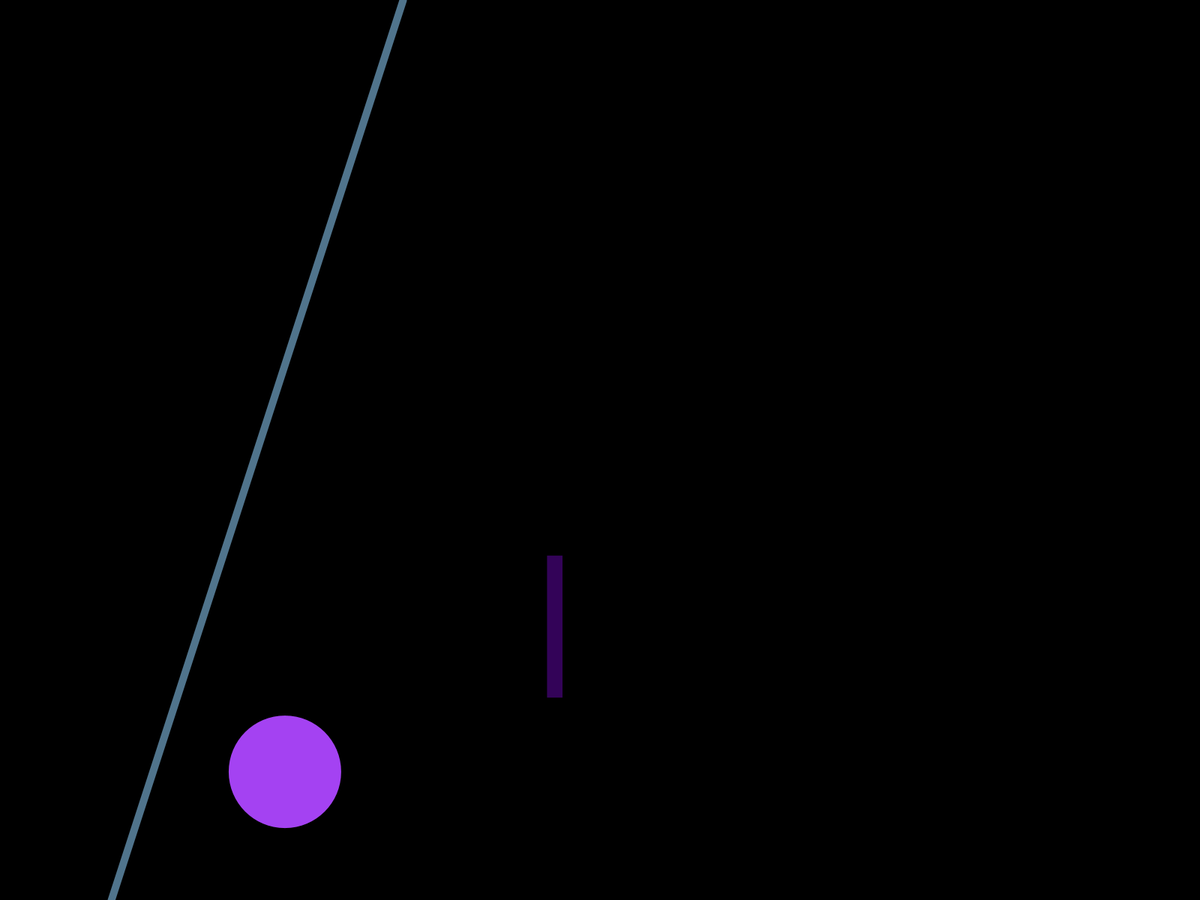
Frame 1 (no input)
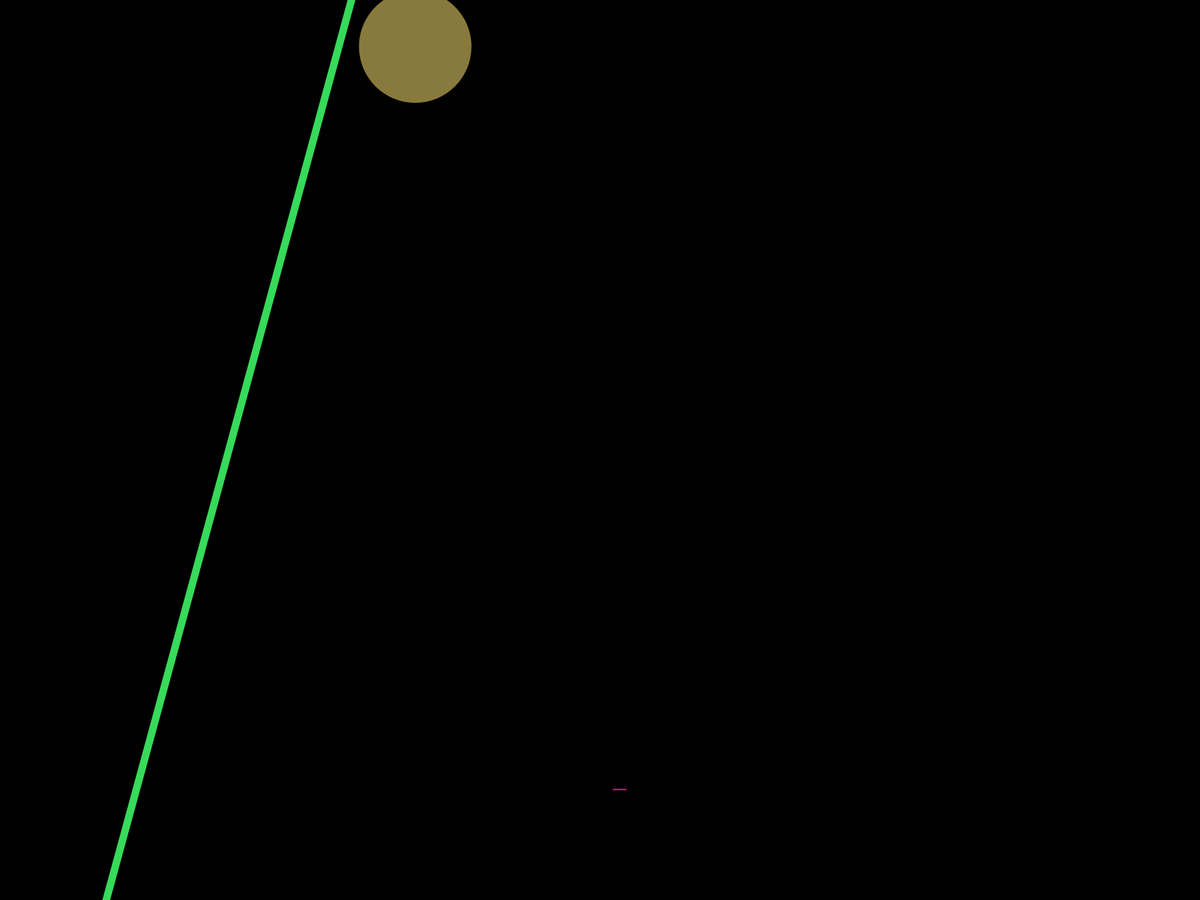
Frame 60 (the mouse pressed at the canvas centre just before this capture)
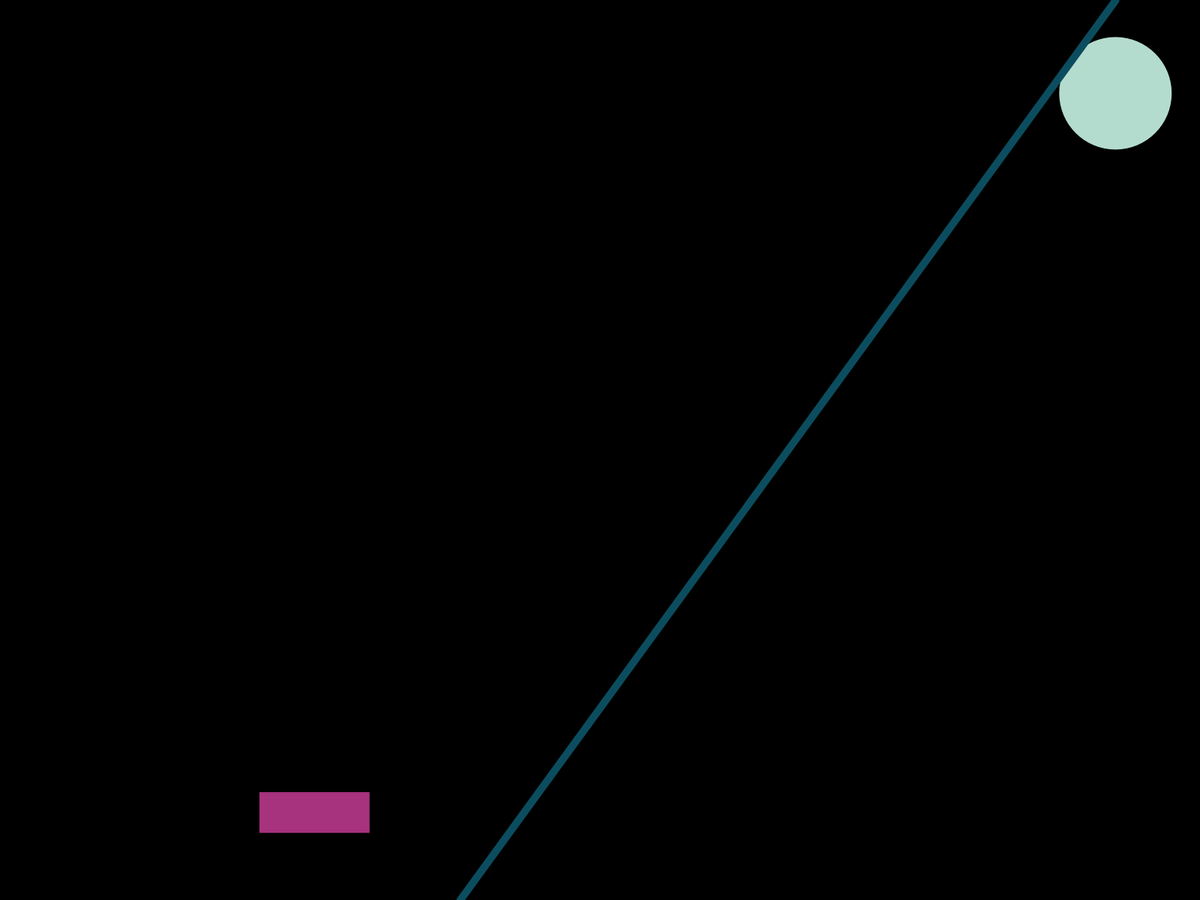
Frame 120 (the mouse held since frame 60 and released just before this capture)

The Processing sketch that drew these frames (run headless with seeded random() and noise(); from frame 60 on, the mouse is pressed at the canvas centre):

// Processing sketch: Random_Shapes_2_0
// ── Random_Shapes_2_0.pde
/*
  This screen saver draws random ellipses, rectangles & lines
  on the screen while the background continues to be updated.
*/

float radius = 150;
float lineX = width/2;

void setup(){
  fullScreen();
}

void draw(){
  background(0);
  drawEllipses();
  drawLines();
  drawRects();
}

void drawEllipses(){
  noStroke();
  fill(random(255),random(255),random(255));
  ellipse(random(width),random(height),radius,radius);
}

void drawLines(){
  strokeWeight(10);
  stroke(random(255),random(255),random(255));
  line(random(width),0,random(width),height);
}

void drawRects(){
  noStroke();
  fill(random(255),random(255),random(255));
  rect(random(width),random(height),random(200),random(200));
}
